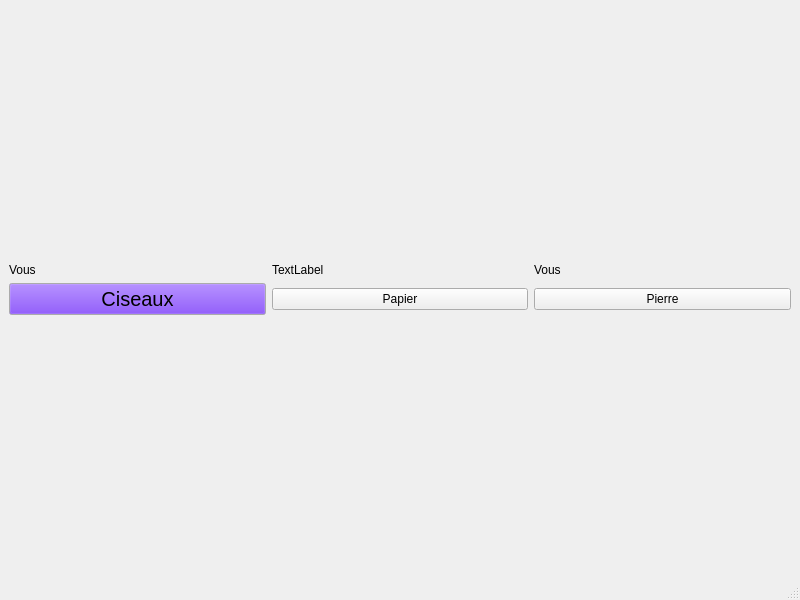
<?xml version="1.0" encoding="UTF-8"?>
<ui version="4.0">
 <class>MainWindow</class>
 <widget class="QMainWindow" name="MainWindow">
  <property name="geometry">
   <rect>
    <x>0</x>
    <y>0</y>
    <width>800</width>
    <height>600</height>
   </rect>
  </property>
  <property name="mouseTracking">
   <bool>false</bool>
  </property>
  <property name="windowTitle">
   <string>MainWindow</string>
  </property>
  <widget class="QWidget" name="centralwidget">
   <layout class="QVBoxLayout" name="verticalLayout">
    <item>
     <layout class="QGridLayout" name="gridLayout">
      <item row="0" column="0">
       <widget class="QLabel" name="label">
        <property name="sizePolicy">
         <sizepolicy hsizetype="Preferred" vsizetype="Fixed">
          <horstretch>0</horstretch>
          <verstretch>0</verstretch>
         </sizepolicy>
        </property>
        <property name="text">
         <string>Vous</string>
        </property>
       </widget>
      </item>
      <item row="1" column="0">
       <widget class="QPushButton" name="btn_Ciseaux">
        <property name="sizePolicy">
         <sizepolicy hsizetype="Minimum" vsizetype="Preferred">
          <horstretch>0</horstretch>
          <verstretch>0</verstretch>
         </sizepolicy>
        </property>
        <property name="palette">
         <palette>
          <active>
           <colorrole role="Button">
            <brush brushstyle="SolidPattern">
             <color alpha="255">
              <red>85</red>
              <green>0</green>
              <blue>255</blue>
             </color>
            </brush>
           </colorrole>
          </active>
          <inactive>
           <colorrole role="Button">
            <brush brushstyle="SolidPattern">
             <color alpha="255">
              <red>85</red>
              <green>0</green>
              <blue>255</blue>
             </color>
            </brush>
           </colorrole>
          </inactive>
          <disabled>
           <colorrole role="Button">
            <brush brushstyle="SolidPattern">
             <color alpha="255">
              <red>85</red>
              <green>0</green>
              <blue>255</blue>
             </color>
            </brush>
           </colorrole>
          </disabled>
         </palette>
        </property>
        <property name="font">
         <font>
          <pointsize>15</pointsize>
         </font>
        </property>
        <property name="text">
         <string>Ciseaux</string>
        </property>
       </widget>
      </item>
      <item row="1" column="2">
       <widget class="QPushButton" name="btn_Pierre">
        <property name="sizeIncrement">
         <size>
          <width>0</width>
          <height>0</height>
         </size>
        </property>
        <property name="text">
         <string>Pierre</string>
        </property>
       </widget>
      </item>
      <item row="0" column="2">
       <widget class="QLabel" name="label_2">
        <property name="text">
         <string>Vous</string>
        </property>
       </widget>
      </item>
      <item row="1" column="1">
       <widget class="QPushButton" name="btn_Papier">
        <property name="text">
         <string>Papier</string>
        </property>
       </widget>
      </item>
      <item row="0" column="1">
       <widget class="QLabel" name="label_3">
        <property name="text">
         <string>TextLabel</string>
        </property>
       </widget>
      </item>
     </layout>
    </item>
   </layout>
  </widget>
  <widget class="QMenuBar" name="menubar">
   <property name="geometry">
    <rect>
     <x>0</x>
     <y>0</y>
     <width>800</width>
     <height>19</height>
    </rect>
   </property>
  </widget>
  <widget class="QStatusBar" name="statusbar"/>
 </widget>
 <resources/>
 <connections/>
</ui>
